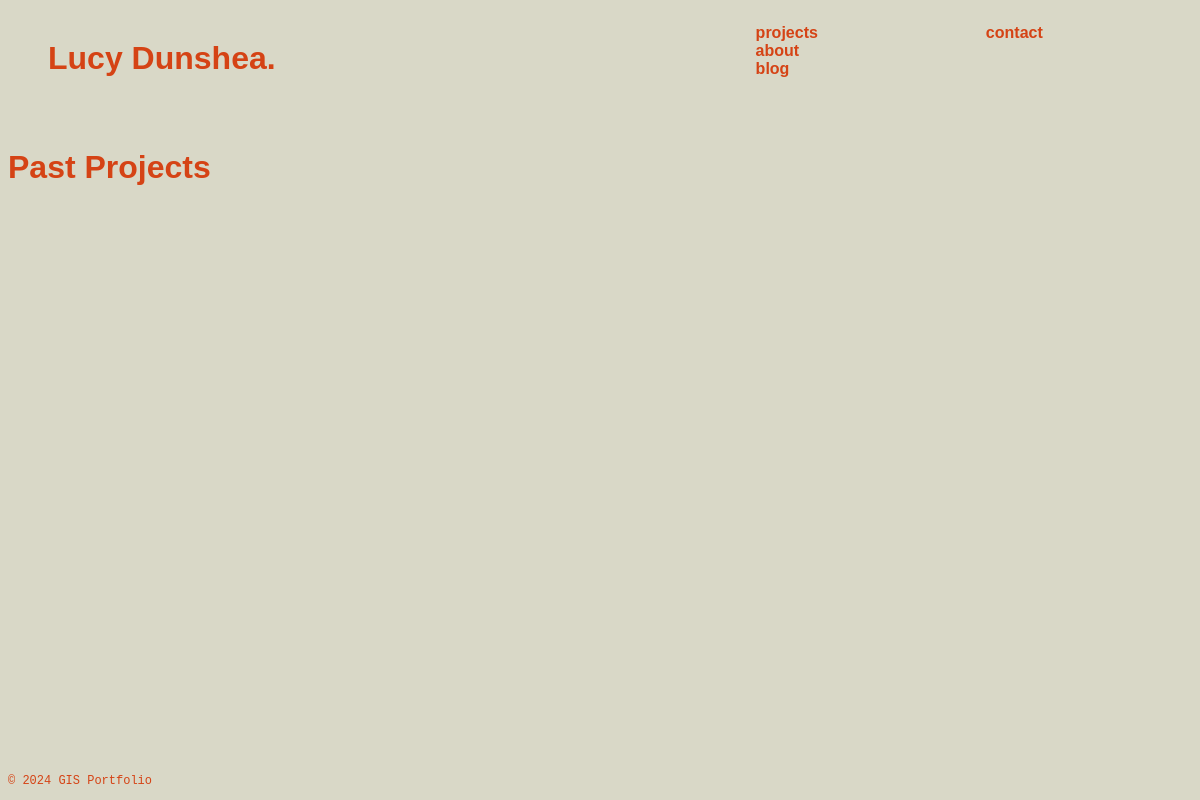
The app's page /projects/, older data.
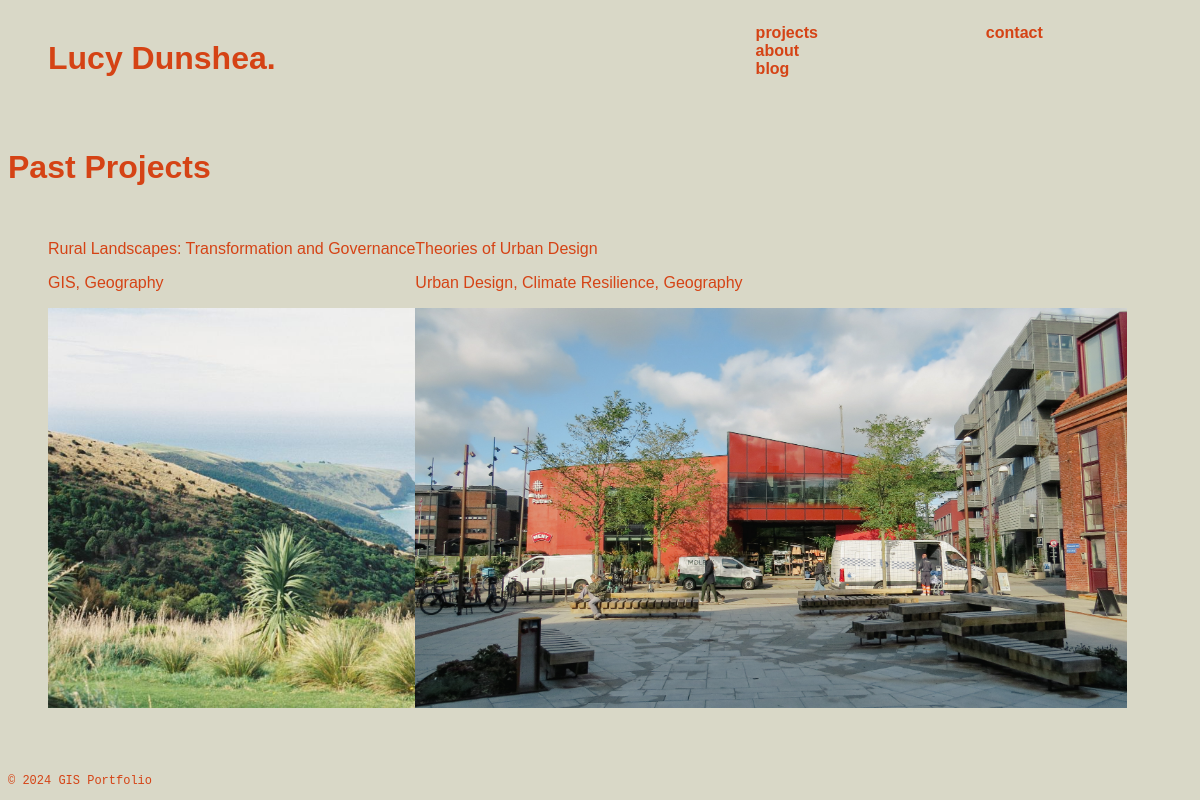
The same page, newer data.
### portfolio/models.py (models this page shows, shortened)
class Project(models.Model):
    CATEGORIES = [
        ('Urban_Design', 'Urban Design'),
        ('GIS', 'GIS'),
        ('Climate_Resilience', 'Climate Resilience'),
        ('Geography', 'Geography'),
    ]
    title = models.CharField(max_length=200)
    description = models.TextField()
    category = MultiSelectField(choices=CATEGORIES)
    technologies = models.CharField(max_length=300)
    map_embed = models.TextField()  # HTML iframe or JavaScript snippet for maps
    image = models.ImageField(upload_to='project_images/')
    created_at = models.DateTimeField(auto_now_add=True)
    pdf = models.FileField(upload_to='project_pdfs/', blank=True, null=True)

### portfolio/views.py (the view)
# urls.py: path('projects/', views.projects, name='projects'),
def projects(request):
   return TemplateResponse(request, 'portfolio/projects.html', {
       'projects': Project.objects.all(),
   })

### portfolio/templates/portfolio/projects.html
{% extends 'portfolio/base.html' %}
{% block content %}
{% load static %}
<div class="projects-section">
    <h1 class="projects-section__title">Past Projects</h1>
    <div class="projects-section__container">
        <div class="projects-section__project">
            <ul class="projects-section__project-list">
                {% for project in projects %}
                <li class="projects-section__project-detail">
                    <p>{{ project.title }}</p>
                    <p>{{ project.category }}</p>
                    <a class="projects-section__project-detail-link" href="{% url 'project_detail' project.pk %}">
                        {% if project.image %}
                        <div class="projects-section__project-card">
                            <img src="{{ project.image.url }}" class="projects-section__item-image" alt="{{ project.title }}">
                        </div>
                        {% endif %}
                    </a>
                </li>
                {% endfor %}
        </div>
        </div>
        </div>
{% endblock %}

Row changes from the older to the newer data that the page shows:
added Project: title "Rural Landscapes: Transformation and Governance", category "GIS, Geography", image (picture)
added Project: title "Theories of Urban Design", category "Urban Design, Climate Resilience, Geography", image (picture)
